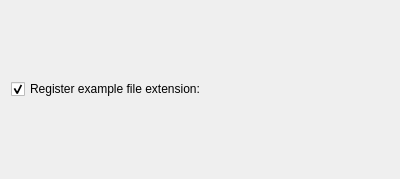
<?xml version="1.0" encoding="UTF-8"?>
<ui version="4.0">
 <class>RegisterFileCheckBoxForm</class>
 <widget class="QWidget" name="RegisterFileCheckBoxForm">
  <property name="geometry">
   <rect>
    <x>0</x>
    <y>0</y>
    <width>400</width>
    <height>179</height>
   </rect>
  </property>
  <property name="windowTitle">
   <string>Form</string>
  </property>
  <layout class="QVBoxLayout" name="verticalLayout">
   <item>
    <widget class="QCheckBox" name="RegisterFileCheckBox">
     <property name="text">
      <string>Register example file extension: </string>
     </property>
     <property name="checked">
      <bool>true</bool>
     </property>
    </widget>
   </item>
  </layout>
 </widget>
 <resources/>
 <connections/>
</ui>
